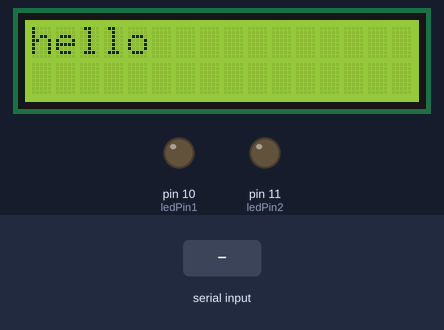
Simulated run of this sketch. Board: Arduino Uno, built with avr-gcc and run on an emulated ATmega328P. Parts: 16×2 character LCD, output pins drawn as LEDs (lit = HIGH). Inputs (shaded band) come from the test bench.

Above: at 0.1 s.
1.8 s: "X90\n" received over Serial
At 3.0 s:
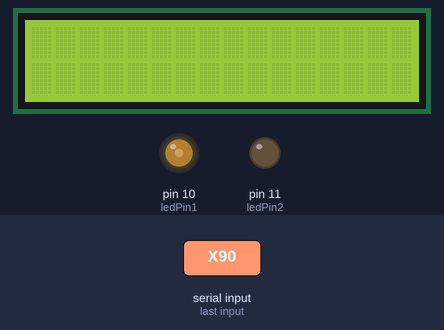
3.5 s: "Y90\n" received over Serial
At 3.51 s:
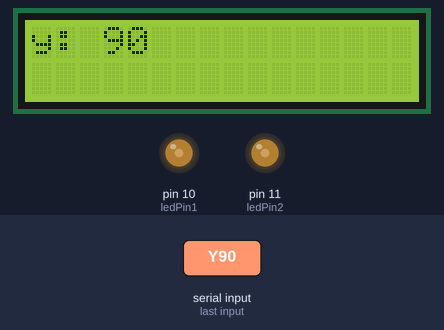
5.0 s: "X,45\n" received over Serial
At 5.01 s:
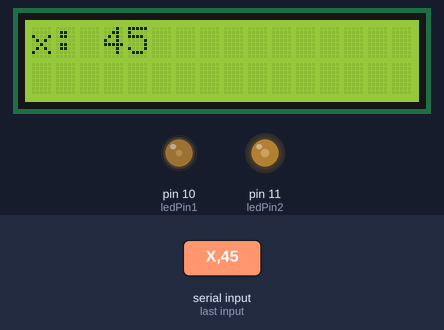
6.5 s: "Y,45\n" received over Serial
At 6.51 s:
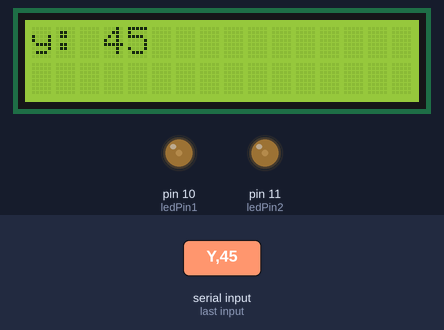
8.0 s: "X" received over Serial
At 9.4 s:
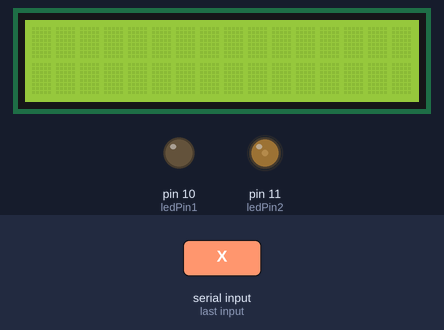
10.5 s: "X90\n" received over Serial
At 11.8 s:
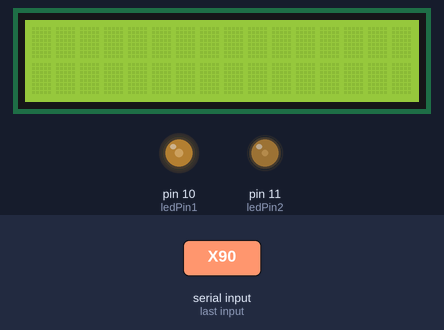
Timing chart, 0 to 13.0 s (numbered marks = the images above; inputs shaded):
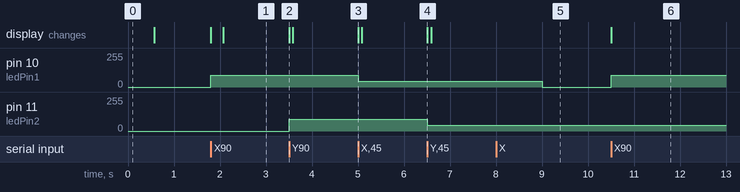

Measured:
- after the input at 1.8 s, pin 10 (ledPin1): 0/255 → 90/255 at once; the display: first changes at once (image 1 shows a later state)
- after the input at 3.5 s, pin 11 (ledPin2): 0/255 → 90/255 at once; the display: changes at once (image 2)
- after the input at 5.0 s, pin 10 (ledPin1): 90/255 → 45/255 at once; the display: changes at once (image 3)
- after the input at 6.5 s, pin 11 (ledPin2): 90/255 → 45/255 at once; the display: changes at once (image 4)
- after the input at 8.0 s, pin 10 (ledPin1): 45/255 → 0/255 after 1.0 s
- after the input at 10.5 s, pin 10 (ledPin1): 0/255 → 90/255 at once; the display: first changes at once (image 6 shows a later state)

The sketch:

pyosc.ino
```cpp
#include <LiquidCrystal595.h>
LiquidCrystal595 lcd(7,8,9);     // datapin, latchpin, clockpin

int X;
int Y;

long previousMillis = 0;
long interval = 300;
byte ledPin1 = 10;
byte ledPin2 = 11;

void setup()
{
  Serial.begin(115200);
  pinMode(ledPin1, OUTPUT);
  pinMode(ledPin2, OUTPUT);
  digitalWrite(ledPin1, LOW);
  digitalWrite(ledPin2, LOW);
  lcd.begin(16,2);             // 16 characters, 2 rows
  lcd.clear();
  lcd.setCursor(0,0);
  lcd.print("hello");
  delay(500);
  lcd.clear();
}

void loop()
{
  if (Serial.available() > 0)
  {
    char syncChar = Serial.read();
    if (syncChar == 'X')
    {
      X = Serial.parseInt();
      lcd.setCursor(0,0);
      lcd.print("x: ");
      lcd.print(X);
      analogWrite(ledPin1, X);
    }
    if (syncChar == 'Y')
    {
      Y = Serial.parseInt();
      lcd.setCursor(0,0);
      lcd.print("y: ");
      lcd.print(Y);
      analogWrite(ledPin2, Y);
    }
    Serial.read(); //Flush the buffer
  }
  LCDrefresh(); //clears display
}

void  LCDrefresh()
{
  unsigned long currentMillis = millis();
  if (currentMillis - previousMillis > interval)
    {
      previousMillis = currentMillis;
      lcd.clear();
    }
}
```
